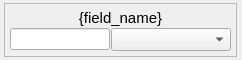
<?xml version="1.0" encoding="UTF-8"?>
<ui version="4.0">
 <class>Form</class>
 <widget class="QWidget" name="Form">
  <property name="geometry">
   <rect>
    <x>0</x>
    <y>0</y>
    <width>242</width>
    <height>60</height>
   </rect>
  </property>
  <property name="windowTitle">
   <string>Form</string>
  </property>
  <layout class="QHBoxLayout" name="horizontalLayout">
   <property name="spacing">
    <number>0</number>
   </property>
   <property name="leftMargin">
    <number>1</number>
   </property>
   <property name="topMargin">
    <number>1</number>
   </property>
   <property name="rightMargin">
    <number>1</number>
   </property>
   <property name="bottomMargin">
    <number>1</number>
   </property>
   <item>
    <widget class="QFrame" name="frame">
     <property name="sizePolicy">
      <sizepolicy hsizetype="Fixed" vsizetype="Fixed">
       <horstretch>0</horstretch>
       <verstretch>0</verstretch>
      </sizepolicy>
     </property>
     <property name="frameShape">
      <enum>QFrame::Shape::StyledPanel</enum>
     </property>
     <property name="frameShadow">
      <enum>QFrame::Shadow::Raised</enum>
     </property>
     <layout class="QVBoxLayout" name="verticalLayout">
      <property name="spacing">
       <number>1</number>
      </property>
      <property name="leftMargin">
       <number>5</number>
      </property>
      <property name="topMargin">
       <number>5</number>
      </property>
      <property name="rightMargin">
       <number>5</number>
      </property>
      <property name="bottomMargin">
       <number>5</number>
      </property>
      <item>
       <widget class="QLabel" name="field_name_label">
        <property name="font">
         <font>
          <pointsize>11</pointsize>
         </font>
        </property>
        <property name="text">
         <string>{field_name}</string>
        </property>
        <property name="alignment">
         <set>Qt::AlignmentFlag::AlignCenter</set>
        </property>
       </widget>
      </item>
      <item>
       <layout class="QHBoxLayout" name="horizontalLayout_2">
        <item>
         <widget class="QLineEdit" name="value_lineedit">
          <property name="minimumSize">
           <size>
            <width>100</width>
            <height>0</height>
           </size>
          </property>
          <property name="maximumSize">
           <size>
            <width>100</width>
            <height>16777215</height>
           </size>
          </property>
         </widget>
        </item>
        <item>
         <widget class="QComboBox" name="value_combobox">
          <property name="minimumSize">
           <size>
            <width>120</width>
            <height>0</height>
           </size>
          </property>
          <property name="maximumSize">
           <size>
            <width>120</width>
            <height>16777215</height>
           </size>
          </property>
          <property name="font">
           <font>
            <pointsize>10</pointsize>
           </font>
          </property>
         </widget>
        </item>
       </layout>
      </item>
     </layout>
    </widget>
   </item>
  </layout>
 </widget>
 <resources/>
 <connections/>
</ui>
